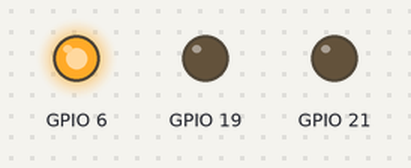
A program run on a simulated Raspberry Pi (BCM pin numbers). Shown: output pins drawn as LEDs (lit = HIGH).

Above: at 0.5 s.
At 1.5 s:
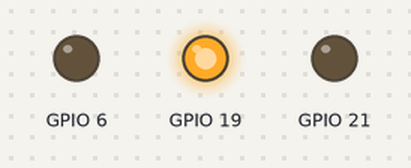
At 5.5 s:
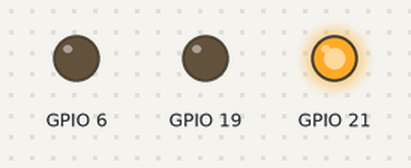
Timing chart, 0 to 6.9 s (numbered marks = the images above):
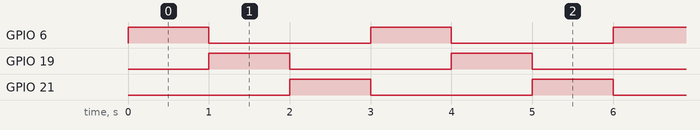

Measured:
- by itself, GPIO 6, GPIO 19, GPIO 21: alternates HIGH for 1.0 s and LOW for 2.0 s
- by itself, everything shown: repeats every 3.0 s, in 3 steps

The program:

pin6wheel.py
```python
#!/usr/bin/env python

import time
import RPi.GPIO as GPIO
import signal
import sys

GPIO.setmode(GPIO.BCM)
GPIO.setup(6, GPIO.OUT)
GPIO.setup(19, GPIO.OUT)
GPIO.setup(21, GPIO.OUT)

def exit_gracefully(signal, frame):
  GPIO.cleanup()
  sys.exit(0)
signal.signal(signal.SIGINT, exit_gracefully)

while True:
  GPIO.output(21, False)
  GPIO.output(19, False)
  GPIO.output(6, True)
  time.sleep(1)

  GPIO.output(21, False)
  GPIO.output(19, True)
  GPIO.output(6, False)
  time.sleep(1)

  GPIO.output(21, True)
  GPIO.output(19, False)
  GPIO.output(6, False)
  time.sleep(1)
```
